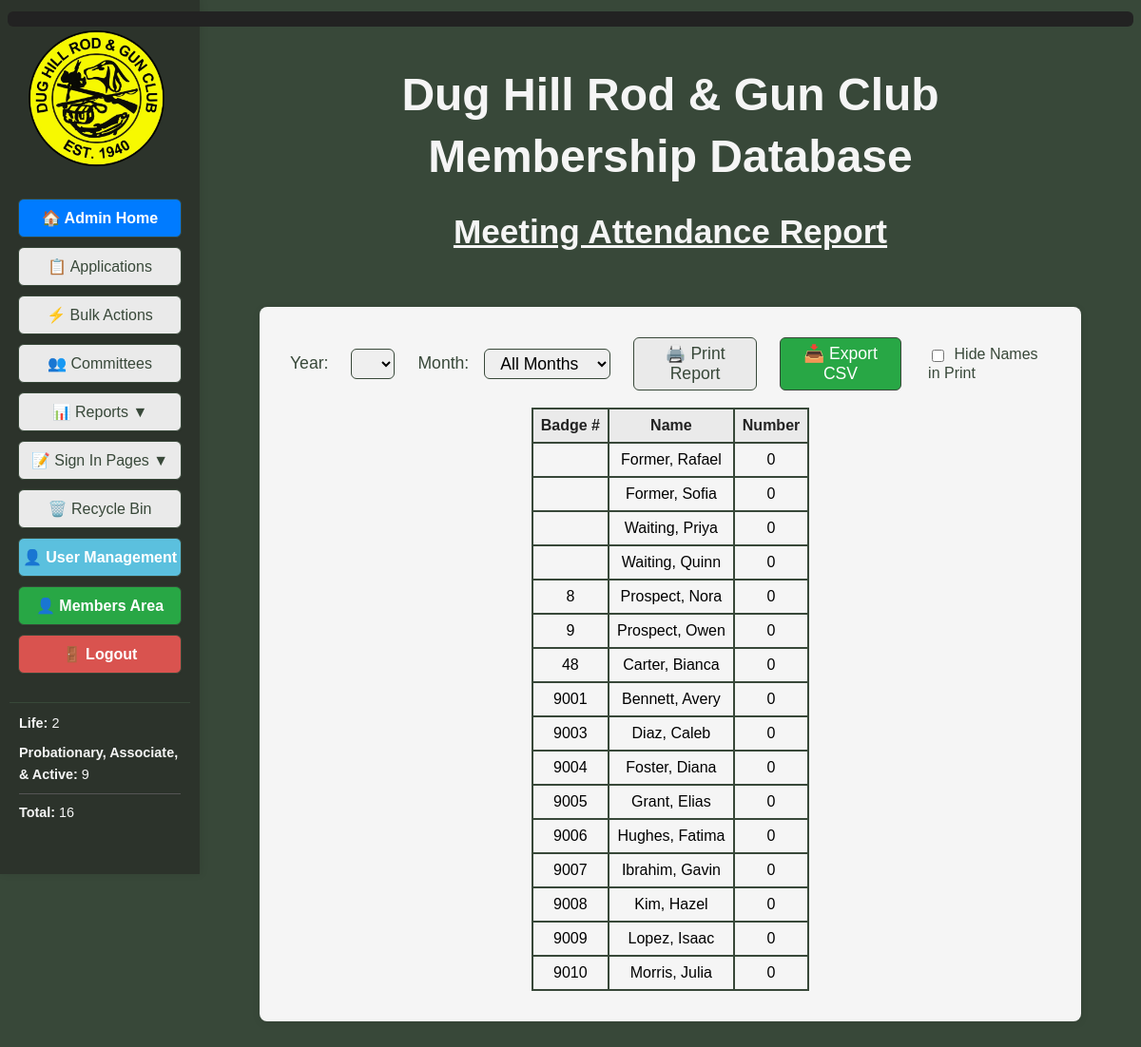
/meeting_attendance_report (signed in), run on an earlier commit of the app's database.
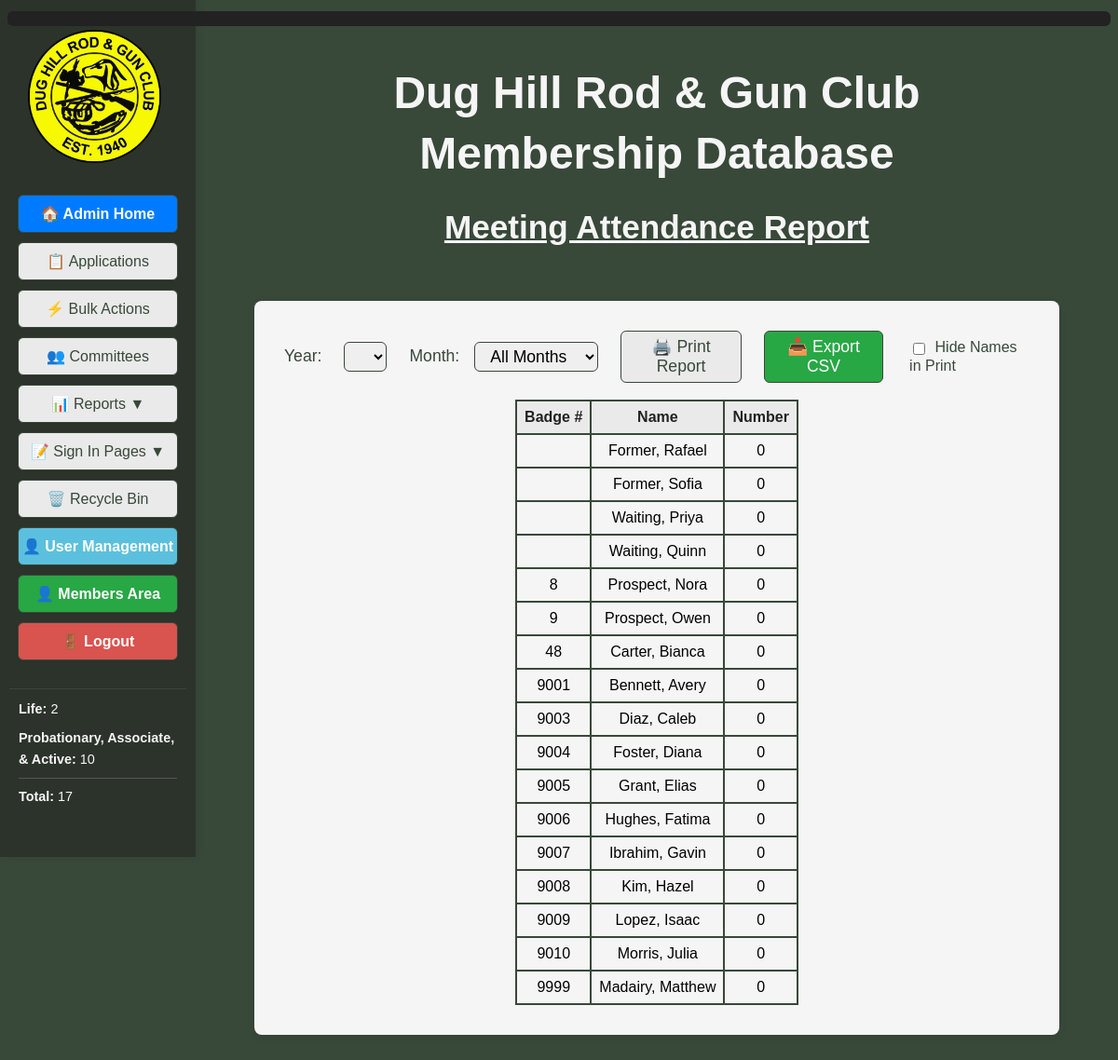
And on a later commit of the database.
### tables this page shows
CREATE TABLE members (
			id INTEGER PRIMARY KEY AUTOINCREMENT,
			badge_number TEXT,
			membership_type TEXT,
			first_name TEXT NOT NULL,
			middle_name TEXT,
			last_name TEXT NOT NULL,
			suffix TEXT,
			nickname TEXT,
			dob TEXT,
			email TEXT,
			email2 TEXT,
			phone TEXT,
			phone2 TEXT,
			address TEXT,
			city TEXT,
			state TEXT,
			zip TEXT,
			join_date TEXT,
			sponsor TEXT,
			card_internal TEXT,
			card_external TEXT,
			deleted INTEGER DEFAULT 0,
			deleted_on TEXT
		, member_notes TEXT, application_submitted TEXT, introduced_date TEXT, background_check_submitted TEXT, background_check_passed TEXT, qualifications TEXT, new_member_orientation_completed INTEGER DEFAULT 0, new_member_orientation_date TEXT);

### DH_DB_Webapp/app.py (the view)
@app.route('/meeting_attendance_report', endpoint='meeting_attendance_report')
@login_required
@admin_required
def meeting_attendance_report():
	year = request.args.get('year')
	month = request.args.get('month') or 'all'
	years = database.get_meeting_years()
	months = [
		{'value': 'all', 'name': 'All Months'},
		{'value': '01', 'name': 'January'},
		{'value': '02', 'name': 'February'},
		{'value': '03', 'name': 'March'},
		{'value': '04', 'name': 'April'},
		{'value': '05', 'name': 'May'},
		{'value': '06', 'name': 'June'},
		{'value': '07', 'name': 'July'},
		{'value': '08', 'name': 'August'},
		{'value': '09', 'name': 'September'},
		{'value': '10', 'name': 'October'},
		{'value': '11', 'name': 'November'},
		{'value': '12', 'name': 'December'}
	]
	attendance = database.get_meeting_attendance_report(year=year, month=month)
	now = datetime.datetime.now(TIMEZONE)
	member_stats = get_member_stats()
	pending_applications = get_pending_application_count()
	return render_template('meeting_attendance_report.html', attendance=attendance, years=years, selected_year=year, months=months, selected_month=month, now=now, active_page='meeting_attendance_report', member_stats=member_stats, pending_applications=pending_applications)

### DH_DB_Webapp/app.py (called while the page is built)
def register_context_processors(app):
	@app.context_processor
	def inject_applications():
		try:
			from flask_login import current_user
			import database
			if current_user.is_authenticated and current_user.is_admin_or_bdfl():
				applications = database.get_all_applications(status='pending')
			else:
				applications = []
		except Exception:
			applications = []
		return dict(applications=applications)

@app.before_request
def exempt_csrf_for_event_signin():
    if request.endpoint == 'event_signin_submit':
        g.csrf_validated = True

def get_member_stats():
	all_members = database.get_all_members()
	life_count = len([m for m in all_members if m['membership_type'] == 'Life'])
	voting_count = len([m for m in all_members if m['membership_type'] in ['Probationary', 'Associate', 'Active']])
	total_count = len(all_members)
	return {
		'life_members': life_count,
		'voting_members': voting_count,
		'total_members': total_count
	}

def get_pending_application_count():
	try:
		applications = database.get_all_applications(status='pending')
		return len(applications)
	except:
		return 0

    @property
    def is_active(self):
        return self._is_active

### DH_DB_Webapp/templates/meeting_attendance_report.html (shortened to what the changed rows need)
<!DOCTYPE html>
<html>
<head>
</head>
<body style="background-color:#384839; font-family:Arial, Helvetica, sans-serif;">
    <div style="display:flex; flex-direction:row;">
    <div class="side-menu" style="position:fixed; top:0; left:0; height:100vh; width:210px; background-color:#2c332b; display:flex; flex-direction:column; align-items:center; padding-top:120px; z-index:100; box-shadow:2px 0 8px rgba(0,0,0,0.08); overflow-y:auto;">
            <div style="width:170px; margin-top:20px; padding:10px; border-top:1px solid #384839;">
                <div style="color:#f5f5f5; font-size:0.9em; line-height:1.6; text-align:left;">
                    <div style="margin-bottom:8px;"><strong>Life:</strong> {{ member_stats.life_members }}</div>
                    <div style="margin-bottom:8px;"><strong>Probationary, Associate, & Active:</strong> {{ member_stats.voting_members }}</div>
                    <div style="border-top:1px solid #555; padding-top:8px;"><strong>Total:</strong> {{ member_stats.total_members }}</div>
                </div>
            </div>
        </div>
        <div class="main-content" style="display:flex; flex-direction:column; align-items:center; justify-content:center; min-width:0; width:100%;">
            <div class="page-header" style="width:100%; display:flex; flex-direction:column; align-items:center; margin-bottom:20px;">
                <div style="text-align:center; width:100%; max-width:800px; margin:0 auto;">
                    <h1 style="margin-bottom:0.2em; color:#f5f5f5; font-size:3em; text-align:center;">Dug Hill Rod & Gun Club</h1>
                    <h1 style="margin-top:0.2em; color:#f5f5f5; font-size:3em; text-align:center;">Membership Database</h1>
                    <h2 style="font-size:2.2em; margin-bottom:0.2em; margin-top:0; text-align:center; color:#f5f5f5; font-family:Arial, Helvetica, sans-serif; font-weight:bold; text-decoration:underline;">Meeting Attendance Report</h2>
                </div>
            </div>
            <div class="print-table-container" style="background-color:#f5f5f5; border-radius:8px; padding:32px; min-width:400px; min-height:200px; box-shadow:0 2px 8px rgba(0,0,0,0.08); margin-bottom:40px; margin-top:0; max-width:800px; margin-left:auto; margin-right:auto; display:flex; flex-direction:column; align-items:center;">
            <div class="print-table-center">
                <table id="attendanceTable" style="margin:0; border-collapse:collapse;">
            <thead>
                <tr>
                    <th id="th0" onclick="sortTable(0)">Badge # </th>
                    <th id="th1" onclick="sortTable(1)" class="name-col">Name </th>
                    {% if selected_month == 'all' %}
                        <th id="th2" onclick="sortTable(2)">Number </th>
                    {% else %}
                        <th id="th2" onclick="sortTable(2)">Meeting Date <span></span></th>
                        <th id="th3" onclick="sortTable(3)">Status <span></span></th>
                    {% endif %}
                </tr>
            </thead>
            <tbody>
                {% if selected_month == 'all' %}
                    {% for att in attendance %}
                    <tr>
                        <td>{{ att.badge_number }}</td>
                            <td class="name-col">{{ att.last_name }}, {{ att.first_name }}</td>
                        <td>{{ att.total_meetings }}</td>
                    </tr>
                    {% endfor %}
                {% endif %}
            </tbody>
                </table>
            </div>
    </div>
</body>
</html>

What changed in the data, as far as the page shows it:
added members: badge_number "9999", last_name "Madairy", first_name "Matthew", total_meetings "0"
Also different on the page:
{{ member_stats.voting_members }}: "9" → "10"
{{ member_stats.total_members }}: "16" → "17"
